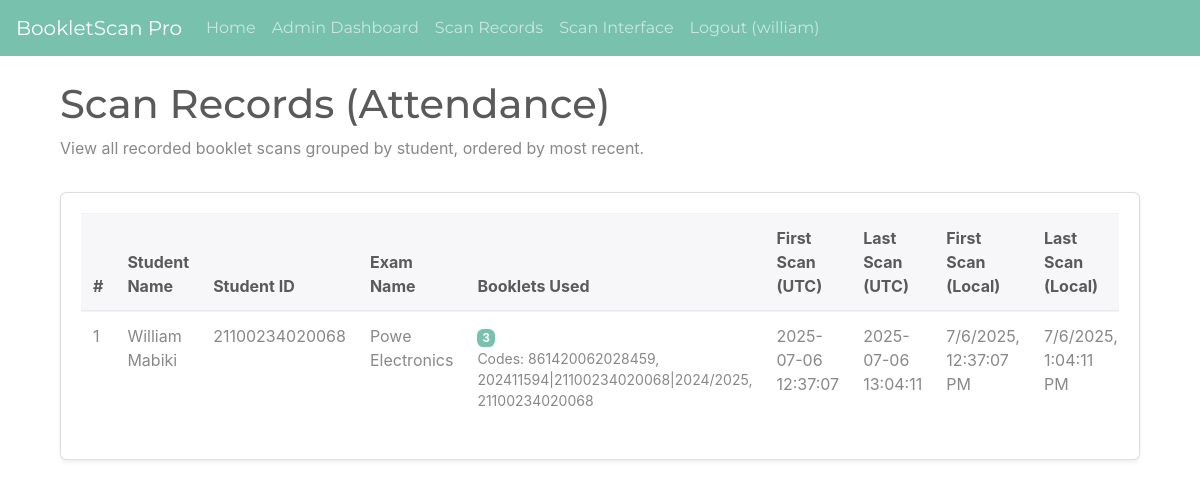
The app's page /admin/scan_records (signed in) with its own data.
### Booklet_Scan/app/models.py (models this page shows, shortened)
class AdminUser(UserMixin, db.Model):
    id = db.Column(db.Integer, primary_key=True)
    username = db.Column(db.String(64), index=True, unique=True, nullable=False)
    password_hash = db.Column(db.String(256), nullable=False)

class Student(db.Model):
    id = db.Column(db.Integer, primary_key=True)
    name = db.Column(db.String(128), nullable=False)
    student_id = db.Column(db.String(64), unique=True, nullable=False, index=True)
    course = db.Column(db.String(128))
    assignments = db.relationship('StudentExamAssignment', backref='student', lazy='dynamic')
    scans = db.relationship('ScanRecord', backref='student', lazy='dynamic')

class Exam(db.Model):
    id = db.Column(db.Integer, primary_key=True)
    name = db.Column(db.String(128), nullable=False)
    course = db.Column(db.String(128)) # Course for which the exam is being held
    venue_id = db.Column(db.Integer, db.ForeignKey('venue.id'), nullable=False)
    date = db.Column(db.Date, nullable=False)
    start_time = db.Column(db.Time, nullable=False)
    end_time = db.Column(db.Time, nullable=False)
    exam_status = db.Column(db.String(30), default='Pending', nullable=False)
    assignments = db.relationship('StudentExamAssignment', backref='exam', lazy='dynamic')
    scans = db.relationship('ScanRecord', backref='exam', lazy='dynamic')
    STATUS_PENDING = 'Pending'
    STATUS_AUTH_ACTIVE = 'AuthenticationActive'
    STATUS_IN_PROGRESS = 'InProgress' # Future use
    STATUS_FINISHED = 'Finished'     # Future use

### Booklet_Scan/app/admin/routes.py (the view)
@bp.route('/scan_records')
@login_required
def list_scan_records():
    page = request.args.get('page', 1, type=int)
    scan_records = ScanRecord.query.join(Student, ScanRecord.student_id == Student.id)\
                                  .join(Exam, ScanRecord.exam_id == Exam.id)\
                                  .add_columns(
                                      ScanRecord.id,
                                      Student.name.label('student_name'),
                                      Student.student_id.label('student_identifier'),
                                      Exam.name.label('exam_name'),
                                      ScanRecord.booklet_code,
                                      ScanRecord.timestamp
                                  )\
                                  .order_by(ScanRecord.timestamp.desc())\
                                  .paginate(page=page, per_page=15) # Show 15 records per page
    return render_template('admin/scan_records_list.html',
                           scan_records=scan_records,
                           title='View Scan Records')

### Booklet_Scan/app/admin/routes.py (called while the page is built)
def is_admin():
    return current_user.is_authenticated and hasattr(current_user, 'username')

@bp.before_request
@login_required # Ensures user is logged in for all admin routes
def before_request():
    if not is_admin(): # Or a more specific role check if you add roles
        flash('You do not have permission to access the admin area.')
        return redirect(url_for('main.index'))

### Booklet_Scan/app/models.py (called while the page is built)
@login_manager.user_loader
def load_user(id):
    return AdminUser.query.get(int(id))

### Booklet_Scan/app/templates/admin/scan_records_list.html (shortened to what this page needs)
{% extends "base.html" %}
{% import "bootstrap/wtf.html" as wtf %}
{% block app_content %}
<div class="container mt-4">
    <div class="row mb-3">
        <div class="col-md-12">
            <h1 class="display-5">Scan Records (Attendance)</h1>
            <p class="text-muted">View all recorded booklet scans grouped by student, ordered by most recent.</p>
        </div>
    </div>
    <div class="card shadow-sm">
        <div class="card-body">
            {% if scan_records.items %}
            <div class="table-responsive">
                <table class="table table-hover">
                    <thead class="thead-light">
                        <tr>
                            <th>#</th>
                            <th>Student Name</th>
                            <th>Student ID</th>
                            <th>Exam Name</th>
                            <th>Booklets Used</th>
                            <th>First Scan (UTC)</th>
                            <th>Last Scan (UTC)</th>
                            <th>First Scan (Local)</th>
                            <th>Last Scan (Local)</th>
                        </tr>
                    </thead>
                    <tbody>
                        {% set grouped_students = {} %}
                        {% for record in scan_records.items %}
                            {% set key = record.student_identifier + '|' + record.exam_name %}
                            {% if key not in grouped_students %}
                                {% set _ = grouped_students.__setitem__(key, {
                                    'student_name': record.student_name,
                                    'student_identifier': record.student_identifier,
                                    'exam_name': record.exam_name,
                                    'booklet_codes': [record.booklet_code],
                                    'timestamps': [record.timestamp]
                                }) %}
                            {% else %}
                                {% set _ = grouped_students[key]['booklet_codes'].append(record.booklet_code) %}
                                {% set _ = grouped_students[key]['timestamps'].append(record.timestamp) %}
                            {% endif %}
                        {% endfor %}
                        {% for key, student_data in grouped_students.items() %}
                        {% set first_scan = student_data.timestamps|min %}
                        {% set last_scan = student_data.timestamps|max %}
                        {% set unique_booklets = student_data.booklet_codes|unique|list %}
                        <tr>
                            <td>{{ loop.index }}</td>
                            <td>{{ student_data.student_name }}</td>
                            <td>{{ student_data.student_identifier }}</td>
                            <td>{{ student_data.exam_name }}</td>
                            <td>
                                <span class="badge badge-primary">{{ unique_booklets|length }}</span>
                                <small class="text-muted d-block">
                                    Codes: {{ unique_booklets|join(', ') }}
                                </small>
                            </td>
                            <td>{{ first_scan.strftime('%Y-%m-%d %H:%M:%S') }}</td>
                            <td>{{ last_scan.strftime('%Y-%m-%d %H:%M:%S') }}</td>
                            <td data-utc-timestamp="{{ first_scan.isoformat() }}" class="local-time">
                            </td>
                            <td data-utc-timestamp="{{ last_scan.isoformat() }}" class="local-time">
                            </td>
                        </tr>
                        {% endfor %}
                    </tbody>
                </table>
            </div>
            {% else %}
            <div class="alert alert-info" role="alert">
                No scan records found yet.
            </div>
            {% endif %}
        </div>
    </div>
</div>
{% endblock %}

### Booklet_Scan/app/templates/base.html (shortened to what this page needs)
<!doctype html>
<html lang="en">
  <head>
    <link rel="stylesheet" href="https://bootswatch.com/4/minty/bootstrap.min.css">
  </head>
  <body>
    <nav class="navbar navbar-expand-lg navbar-dark bg-primary fixed-top">
      <a class="navbar-brand" href="{{ url_for('main.index') }}">BookletScan Pro</a>
      <div class="collapse navbar-collapse" id="navbarNav">
        <ul class="navbar-nav mr-auto">
          <li class="nav-item">
            <a class="nav-link" href="{{ url_for('main.index') }}">Home</a>
          </li>
          {% if current_user.is_anonymous %}
          <li class="nav-item">
            <a class="nav-link" href="{{ url_for('auth.login') }}">Admin Login</a>
          </li>
          {% else %}
            {% if current_user.is_authenticated and current_user.username %}
            <li class="nav-item">
              <a class="nav-link" href="{{ url_for('admin.dashboard') }}">Admin Dashboard</a>
            </li>
            <li class="nav-item">
                <a class="nav-link" href="{{ url_for('admin.list_scan_records') }}">Scan Records</a>
            </li>
            {% endif %}
            <li class="nav-item">
              <a class="nav-link" href="{{ url_for('main.scan_ui') }}">Scan Interface</a>
            </li>
            <li class="nav-item">
              <a class="nav-link" href="{{ url_for('auth.logout') }}">Logout ({{ current_user.username if current_user.is_authenticated and current_user.username else 'User' }})</a>
            </li>
          {% endif %}
        </ul>
      </div>
    </nav>
    <div class="container mt-3">
        {% block app_content %}{% endblock %}
    </div>
  </body>
</html>

### Booklet_Scan/app/templates/base.html (style rules this page uses)
body { padding-top: 56px; }

### records on screen
AdminUser: username "william"
Student: student_name "William Mabiki", student_identifier "21100234020068"
Exam: exam_name "Powe Electronics"

### other values on screen
{{ unique_booklets|length }} "3"
{{ unique_booklets|join(', ') }} "861420062028459, 202411594|21100234020068|2024/2025, 21100234020068"
{{ first_scan.strftime('%Y-%m-%d %H:%M:%S') }} "2025-07-06 12:37:07"
{{ last_scan.strftime('%Y-%m-%d %H:%M:%S') }} "2025-07-06 13:04:11"
